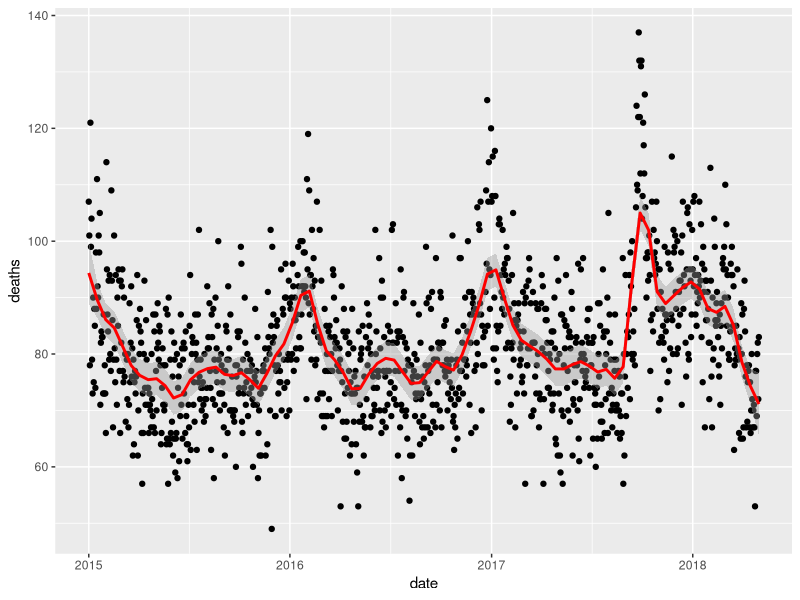
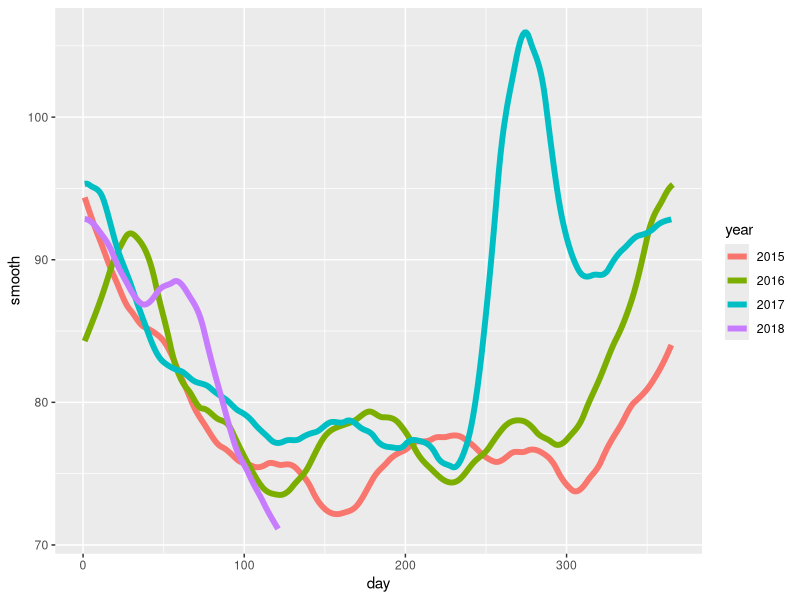

Write the R code that produced these figures, in order. (Note: this script raises an error after producing the figures.)
#----   Comprehension Check: Smoothing    ----
library(tidyverse)
library(caret)
library(e1071)

#---  Q1  ----
library(tidyverse)
library(purrr)
library(pdftools)
library(lubridate)

fn <- system.file("extdata", "RD-Mortality-Report_2015-18-180531.pdf", package="dslabs")
dat <- map_df(str_split(pdf_text(fn), "\n"), function(s){
  s <- str_trim(s)
  header_index <- str_which(s, "2015")[1]
  tmp <- str_split(s[header_index], "\\s+", simplify = TRUE)
  month <- tmp[1]
  header <- tmp[-1]
  tail_index  <- str_which(s, "Total")
  n <- str_count(s, "\\d+")
  out <- c(1:header_index, which(n==1), which(n>=28), tail_index:length(s))
  s[-out] %>%
    str_remove_all("[^\\d\\s]") %>%
    str_trim() %>%
    str_split_fixed("\\s+", n = 6) %>%
    .[,1:5] %>%
    as_data_frame() %>% 
    setNames(c("day", header)) %>%
    mutate(month = month,
           day = as.numeric(day)) %>%
    gather(year, deaths, -c(day, month)) %>%
    mutate(deaths = as.numeric(deaths))
}) %>%
  mutate(month = recode(month, "JAN" = 1, "FEB" = 2, "MAR" = 3, "APR" = 4, "MAY" = 5, "JUN" = 6, 
                        "JUL" = 7, "AGO" = 8, "SEP" = 9, "OCT" = 10, "NOV" = 11, "DEC" = 12)) %>%
  mutate(date = make_date(year, month, day)) %>%
  filter(date <= "2018-05-01" & !is.na(deaths))

span <- 60/as.numeric(diff(range(dat$date)))

dat %>% ggplot(aes(date, deaths)) +
  geom_point() + 
  geom_smooth(method = "loess",color = "red", span = span, method.args = list(degree = 1))

#---  Q2  ----
fit <- loess(deaths ~ as.numeric(date), na.rm = T, degree = 1, span = span, data = dat)
dat %>% 
  mutate(smooth = predict(fit, as.numeric(date)), day = yday(date), year = as.character(year(date))) %>%
  ggplot(aes(day, smooth, col = year)) +
  geom_line(lwd = 2)


#---  Q3  ----
library(broom)
mnist_27$train %>% glm(y ~ x_2, family = "binomial", data = .) %>% tidy()
qplot(x_2, y, data = mnist_27$train)

mnist_27$train %>% 
  mutate(y = ifelse(y=="7", 1, 0)) %>%
  ggplot(aes(x_2, y)) + 
  geom_smooth(method = "loess")
